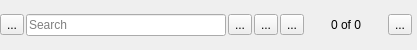
<?xml version="1.0" encoding="UTF-8"?>
<ui version="4.0">
 <class>SearchBarWidget</class>
 <widget class="QWidget" name="SearchBarWidget">
  <property name="geometry">
   <rect>
    <x>0</x>
    <y>0</y>
    <width>417</width>
    <height>50</height>
   </rect>
  </property>
  <property name="sizePolicy">
   <sizepolicy hsizetype="Preferred" vsizetype="Preferred">
    <horstretch>0</horstretch>
    <verstretch>0</verstretch>
   </sizepolicy>
  </property>
  <property name="minimumSize">
   <size>
    <width>0</width>
    <height>50</height>
   </size>
  </property>
  <property name="maximumSize">
   <size>
    <width>16777215</width>
    <height>50</height>
   </size>
  </property>
  <property name="windowTitle">
   <string>Form</string>
  </property>
  <property name="autoFillBackground">
   <bool>true</bool>
  </property>
  <layout class="QHBoxLayout" name="horizontalLayout" stretch="0,1,0,0,0,0,0">
   <property name="spacing">
    <number>2</number>
   </property>
   <property name="leftMargin">
    <number>0</number>
   </property>
   <property name="topMargin">
    <number>0</number>
   </property>
   <property name="rightMargin">
    <number>5</number>
   </property>
   <property name="bottomMargin">
    <number>0</number>
   </property>
   <item>
    <widget class="QToolButton" name="menuButton">
     <property name="toolTip">
      <string>Show Search Options</string>
     </property>
     <property name="text">
      <string>...</string>
     </property>
     <property name="icon">
      <iconset theme="QIcon::ThemeIcon::DocumentProperties"/>
     </property>
    </widget>
   </item>
   <item>
    <widget class="QLineEdit" name="searchEdit">
     <property name="minimumSize">
      <size>
       <width>200</width>
       <height>0</height>
      </size>
     </property>
     <property name="placeholderText">
      <string>Search</string>
     </property>
    </widget>
   </item>
   <item>
    <widget class="QToolButton" name="findPrevButton">
     <property name="toolTip">
      <string>Find Previous Match</string>
     </property>
     <property name="text">
      <string>...</string>
     </property>
    </widget>
   </item>
   <item>
    <widget class="QToolButton" name="findNextButton">
     <property name="toolTip">
      <string>Find Next Match</string>
     </property>
     <property name="text">
      <string>...</string>
     </property>
    </widget>
   </item>
   <item>
    <widget class="QToolButton" name="findLastButton">
     <property name="toolTip">
      <string>Find Last Match</string>
     </property>
     <property name="text">
      <string>...</string>
     </property>
    </widget>
   </item>
   <item>
    <widget class="QLabel" name="searchLabel">
     <property name="minimumSize">
      <size>
       <width>80</width>
       <height>0</height>
      </size>
     </property>
     <property name="layoutDirection">
      <enum>Qt::LayoutDirection::LeftToRight</enum>
     </property>
     <property name="text">
      <string>0 of 0</string>
     </property>
     <property name="alignment">
      <set>Qt::AlignmentFlag::AlignCenter</set>
     </property>
     <property name="margin">
      <number>0</number>
     </property>
    </widget>
   </item>
   <item>
    <widget class="QToolButton" name="hideButton">
     <property name="toolTip">
      <string>Hide Search Bar</string>
     </property>
     <property name="text">
      <string>...</string>
     </property>
    </widget>
   </item>
  </layout>
 </widget>
 <resources/>
 <connections/>
</ui>
